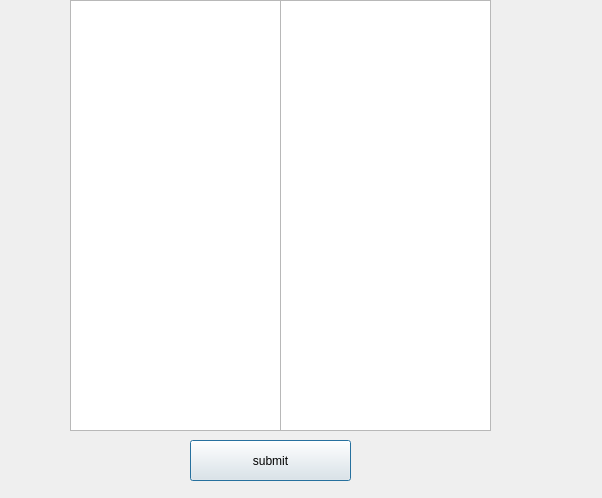
<?xml version="1.0" encoding="UTF-8"?>
<ui version="4.0">
 <class>addprocess</class>
 <widget class="QDialog" name="addprocess">
  <property name="geometry">
   <rect>
    <x>0</x>
    <y>0</y>
    <width>602</width>
    <height>498</height>
   </rect>
  </property>
  <property name="windowTitle">
   <string>Dialog</string>
  </property>
  <widget class="QTableView" name="tableView">
   <property name="geometry">
    <rect>
     <x>270</x>
     <y>0</y>
     <width>221</width>
     <height>431</height>
    </rect>
   </property>
  </widget>
  <widget class="QTableView" name="tableView_2">
   <property name="geometry">
    <rect>
     <x>70</x>
     <y>0</y>
     <width>211</width>
     <height>431</height>
    </rect>
   </property>
  </widget>
  <widget class="QPushButton" name="push">
   <property name="geometry">
    <rect>
     <x>190</x>
     <y>440</y>
     <width>161</width>
     <height>41</height>
    </rect>
   </property>
   <property name="text">
    <string>submit</string>
   </property>
  </widget>
 </widget>
 <resources/>
 <connections/>
</ui>
